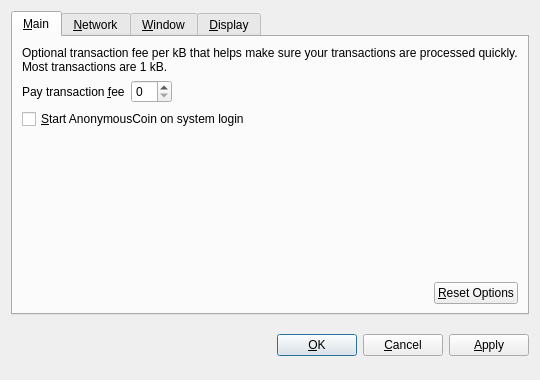
<?xml version="1.0" encoding="UTF-8"?>
<ui version="4.0">
 <class>OptionsDialog</class>
 <widget class="QDialog" name="OptionsDialog">
  <property name="geometry">
   <rect>
    <x>0</x>
    <y>0</y>
    <width>540</width>
    <height>380</height>
   </rect>
  </property>
  <property name="windowTitle">
   <string>Options</string>
  </property>
  <property name="modal">
   <bool>true</bool>
  </property>
  <layout class="QVBoxLayout" name="verticalLayout">
   <item>
    <widget class="QTabWidget" name="tabWidget">
     <property name="tabPosition">
      <enum>QTabWidget::North</enum>
     </property>
     <property name="currentIndex">
      <number>0</number>
     </property>
     <widget class="QWidget" name="tabMain">
      <attribute name="title">
       <string>&amp;Main</string>
      </attribute>
      <layout class="QVBoxLayout" name="verticalLayout_Main">
       <item>
        <widget class="QLabel" name="transactionFeeInfoLabel">
         <property name="text">
          <string>Optional transaction fee per kB that helps make sure your transactions are processed quickly. Most transactions are 1 kB.</string>
         </property>
         <property name="textFormat">
          <enum>Qt::PlainText</enum>
         </property>
         <property name="wordWrap">
          <bool>true</bool>
         </property>
        </widget>
       </item>
       <item>
        <layout class="QHBoxLayout" name="horizontalLayout_1_Main">
         <item>
          <widget class="QLabel" name="transactionFeeLabel">
           <property name="text">
            <string>Pay transaction &amp;fee</string>
           </property>
           <property name="textFormat">
            <enum>Qt::PlainText</enum>
           </property>
           <property name="buddy">
            <cstring>transactionFee</cstring>
           </property>
          </widget>
         </item>
         <item>
          <widget class="BitcoinAmountField" name="transactionFee"/>
         </item>
         <item>
          <spacer name="horizontalSpacer_1_Main">
           <property name="orientation">
            <enum>Qt::Horizontal</enum>
           </property>
           <property name="sizeHint" stdset="0">
            <size>
             <width>40</width>
             <height>20</height>
            </size>
           </property>
          </spacer>
         </item>
        </layout>
       </item>
       <item>
        <widget class="QCheckBox" name="bitcoinAtStartup">
         <property name="toolTip">
          <string>Automatically start AnonymousCoin after logging in to the system.</string>
         </property>
         <property name="text">
          <string>&amp;Start AnonymousCoin on system login</string>
         </property>
        </widget>
       </item>
       <item>
        <spacer name="verticalSpacer_Main">
         <property name="orientation">
          <enum>Qt::Vertical</enum>
         </property>
         <property name="sizeHint" stdset="0">
          <size>
           <width>20</width>
           <height>40</height>
          </size>
         </property>
        </spacer>
       </item>
       <item>
        <layout class="QHBoxLayout" name="horizontalLayout_2_Main">
         <item>
          <spacer name="horizontalSpacer_2_Main">
           <property name="orientation">
            <enum>Qt::Horizontal</enum>
           </property>
           <property name="sizeHint" stdset="0">
            <size>
             <width>40</width>
             <height>20</height>
            </size>
           </property>
          </spacer>
         </item>
         <item>
          <widget class="QPushButton" name="resetButton">
           <property name="toolTip">
            <string>Reset all client options to default.</string>
           </property>
           <property name="text">
            <string>&amp;Reset Options</string>
           </property>
           <property name="autoDefault">
            <bool>false</bool>
           </property>
          </widget>
         </item>
        </layout>
       </item>
      </layout>
     </widget>
     <widget class="QWidget" name="tabNetwork">
      <attribute name="title">
       <string>&amp;Network</string>
      </attribute>
      <layout class="QVBoxLayout" name="verticalLayout_Network">
       <item>
        <widget class="QCheckBox" name="mapPortUpnp">
         <property name="toolTip">
          <string>Automatically open the AnonymousCoin client port on the router. This only works when your router supports UPnP and it is enabled.</string>
         </property>
         <property name="text">
          <string>Map port using &amp;UPnP</string>
         </property>
        </widget>
       </item>
       <item>
        <widget class="QCheckBox" name="connectSocks">
         <property name="toolTip">
          <string>Connect to the AnonymousCoin network through a SOCKS proxy (e.g. when connecting through Tor).</string>
         </property>
         <property name="text">
          <string>&amp;Connect through SOCKS proxy:</string>
         </property>
        </widget>
       </item>
       <item>
        <layout class="QHBoxLayout" name="horizontalLayout_Network">
         <item>
          <widget class="QLabel" name="proxyIpLabel">
           <property name="text">
            <string>Proxy &amp;IP:</string>
           </property>
           <property name="textFormat">
            <enum>Qt::PlainText</enum>
           </property>
           <property name="buddy">
            <cstring>proxyIp</cstring>
           </property>
          </widget>
         </item>
         <item>
          <widget class="QValidatedLineEdit" name="proxyIp">
           <property name="maximumSize">
            <size>
             <width>140</width>
             <height>16777215</height>
            </size>
           </property>
           <property name="toolTip">
            <string>IP address of the proxy (e.g. 127.0.0.1)</string>
           </property>
          </widget>
         </item>
         <item>
          <widget class="QLabel" name="proxyPortLabel">
           <property name="text">
            <string>&amp;Port:</string>
           </property>
           <property name="textFormat">
            <enum>Qt::PlainText</enum>
           </property>
           <property name="buddy">
            <cstring>proxyPort</cstring>
           </property>
          </widget>
         </item>
         <item>
          <widget class="QLineEdit" name="proxyPort">
           <property name="maximumSize">
            <size>
             <width>55</width>
             <height>16777215</height>
            </size>
           </property>
           <property name="toolTip">
            <string>Port of the proxy (e.g. 9050)</string>
           </property>
          </widget>
         </item>
         <item>
          <widget class="QLabel" name="socksVersionLabel">
           <property name="text">
            <string>SOCKS &amp;Version:</string>
           </property>
           <property name="textFormat">
            <enum>Qt::PlainText</enum>
           </property>
           <property name="buddy">
            <cstring>socksVersion</cstring>
           </property>
          </widget>
         </item>
         <item>
          <widget class="QValueComboBox" name="socksVersion">
           <property name="toolTip">
            <string>SOCKS version of the proxy (e.g. 5)</string>
           </property>
          </widget>
         </item>
         <item>
          <spacer name="horizontalSpacer_Network">
           <property name="orientation">
            <enum>Qt::Horizontal</enum>
           </property>
           <property name="sizeHint" stdset="0">
            <size>
             <width>40</width>
             <height>20</height>
            </size>
           </property>
          </spacer>
         </item>
        </layout>
       </item>
       <item>
        <spacer name="verticalSpacer_Network">
         <property name="orientation">
          <enum>Qt::Vertical</enum>
         </property>
         <property name="sizeHint" stdset="0">
          <size>
           <width>20</width>
           <height>40</height>
          </size>
         </property>
        </spacer>
       </item>
      </layout>
     </widget>
     <widget class="QWidget" name="tabWindow">
      <attribute name="title">
       <string>&amp;Window</string>
      </attribute>
      <layout class="QVBoxLayout" name="verticalLayout_Window">
       <item>
        <widget class="QCheckBox" name="minimizeToTray">
         <property name="toolTip">
          <string>Show only a tray icon after minimizing the window.</string>
         </property>
         <property name="text">
          <string>&amp;Minimize to the tray instead of the taskbar</string>
         </property>
        </widget>
       </item>
       <item>
        <widget class="QCheckBox" name="minimizeOnClose">
         <property name="toolTip">
          <string>Minimize instead of exit the application when the window is closed. When this option is enabled, the application will be closed only after selecting Quit in the menu.</string>
         </property>
         <property name="text">
          <string>M&amp;inimize on close</string>
         </property>
        </widget>
       </item>
       <item>
        <spacer name="verticalSpacer_Window">
         <property name="orientation">
          <enum>Qt::Vertical</enum>
         </property>
         <property name="sizeHint" stdset="0">
          <size>
           <width>20</width>
           <height>40</height>
          </size>
         </property>
        </spacer>
       </item>
      </layout>
     </widget>
     <widget class="QWidget" name="tabDisplay">
      <attribute name="title">
       <string>&amp;Display</string>
      </attribute>
      <layout class="QVBoxLayout" name="verticalLayout_Display">
       <item>
        <layout class="QHBoxLayout" name="horizontalLayout_1_Display">
         <item>
          <widget class="QLabel" name="langLabel">
           <property name="text">
            <string>User Interface &amp;language:</string>
           </property>
           <property name="textFormat">
            <enum>Qt::PlainText</enum>
           </property>
           <property name="buddy">
            <cstring>lang</cstring>
           </property>
          </widget>
         </item>
         <item>
          <widget class="QValueComboBox" name="lang">
           <property name="toolTip">
            <string>The user interface language can be set here. This setting will take effect after restarting AnonymousCoin.</string>
           </property>
          </widget>
         </item>
        </layout>
       </item>
       <item>
        <layout class="QHBoxLayout" name="horizontalLayout_2_Display">
         <item>
          <widget class="QLabel" name="unitLabel">
           <property name="text">
            <string>&amp;Unit to show amounts in:</string>
           </property>
           <property name="textFormat">
            <enum>Qt::PlainText</enum>
           </property>
           <property name="buddy">
            <cstring>unit</cstring>
           </property>
          </widget>
         </item>
         <item>
          <widget class="QValueComboBox" name="unit">
           <property name="toolTip">
            <string>Choose the default subdivision unit to show in the interface and when sending coins.</string>
           </property>
          </widget>
         </item>
        </layout>
       </item>
       <item>
        <widget class="QCheckBox" name="displayAddresses">
         <property name="toolTip">
          <string>Whether to show AnonymousCoin addresses in the transaction list or not.</string>
         </property>
         <property name="text">
          <string>&amp;Display addresses in transaction list</string>
         </property>
        </widget>
       </item>
       <item>
        <widget class="QCheckBox" name="coinControlFeatures">
         <property name="toolTip">
          <string>Whether to show coin control features or not.</string>
         </property>
         <property name="text">
          <string>Display coin &amp;control features (experts only!)</string>
         </property>
        </widget>
       </item>
       <item>
        <spacer name="verticalSpacer_Display">
         <property name="orientation">
          <enum>Qt::Vertical</enum>
         </property>
         <property name="sizeHint" stdset="0">
          <size>
           <width>20</width>
           <height>40</height>
          </size>
         </property>
        </spacer>
       </item>
      </layout>
     </widget>
    </widget>
   </item>
   <item>
    <layout class="QHBoxLayout" name="horizontalLayout_Buttons">
     <item>
      <spacer name="horizontalSpacer_1">
       <property name="orientation">
        <enum>Qt::Horizontal</enum>
       </property>
       <property name="sizeHint" stdset="0">
        <size>
         <width>40</width>
         <height>48</height>
        </size>
       </property>
      </spacer>
     </item>
     <item>
      <widget class="QLabel" name="statusLabel">
       <property name="font">
        <font>
         <weight>75</weight>
         <bold>true</bold>
        </font>
       </property>
       <property name="text">
        <string/>
       </property>
       <property name="textFormat">
        <enum>Qt::PlainText</enum>
       </property>
       <property name="wordWrap">
        <bool>true</bool>
       </property>
      </widget>
     </item>
     <item>
      <spacer name="horizontalSpacer_2">
       <property name="orientation">
        <enum>Qt::Horizontal</enum>
       </property>
       <property name="sizeHint" stdset="0">
        <size>
         <width>40</width>
         <height>48</height>
        </size>
       </property>
      </spacer>
     </item>
     <item>
      <widget class="QPushButton" name="okButton">
       <property name="text">
        <string>&amp;OK</string>
       </property>
      </widget>
     </item>
     <item>
      <widget class="QPushButton" name="cancelButton">
       <property name="text">
        <string>&amp;Cancel</string>
       </property>
       <property name="autoDefault">
        <bool>false</bool>
       </property>
      </widget>
     </item>
     <item>
      <widget class="QPushButton" name="applyButton">
       <property name="text">
        <string>&amp;Apply</string>
       </property>
       <property name="autoDefault">
        <bool>false</bool>
       </property>
      </widget>
     </item>
    </layout>
   </item>
  </layout>
 </widget>
 <customwidgets>
  <customwidget>
   <class>BitcoinAmountField</class>
   <extends>QSpinBox</extends>
   <header>bitcoinamountfield.h</header>
  </customwidget>
  <customwidget>
   <class>QValueComboBox</class>
   <extends>QComboBox</extends>
   <header>qvaluecombobox.h</header>
  </customwidget>
  <customwidget>
   <class>QValidatedLineEdit</class>
   <extends>QLineEdit</extends>
   <header>qvalidatedlineedit.h</header>
  </customwidget>
 </customwidgets>
 <resources/>
 <connections/>
</ui>
